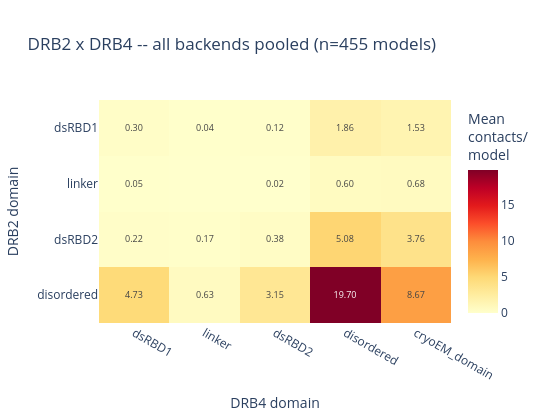

The notebook cell saved with this chart:
### Markdown cell above
## One heatmap per couple (all backends pooled)

### Code cell
n_models_total = df.groupby(["cluster", "fname"]).ngroups
ct_all = {}
for c in COUPLES:
    ct_all[c] = couple_heatmap(
        df, c, n_models_total,
        f"{RECEPTOR_NAME} x {LIGAND_CHAIN_NAMES[c]} -- all backends pooled (n={n_models_total} models)",
        f"drb2_{LIGAND_CHAIN_NAMES[c].lower()}_heatmap_pooled.html",
    )

### Figure 1 — Plotly figure (JSON) as saved in the notebook; plotly's stock layout.template omitted (floating-point values rounded to 4 significant figures)
{"data": [{"colorbar": {"title": {"text": "Mean<br>contacts/<br>model"}}, "colorscale": [[0.0, "rgb(255,255,204)"], [0.125, "rgb(255,237,160)"], [0.25, "rgb(254,217,118)"], [0.375, "rgb(254,178,76)"], [0.5, "rgb(253,141,60)"], [0.625, "rgb(252,78,42)"], [0.75, "rgb(227,26,28)"], [0.875, "rgb(189,0,38)"], [1.0, "rgb(128,0,38)"]], "hovertemplate": "DRB2 domain: %{y}<br>DRB4 domain: %{x}<br>%{z:.3f} contacts/model<extra></extra>", "text": [["0.30", "0.04", "0.12", "1.86", "1.53"], ["0.05", "", "0.02", "0.60", "0.68"], ["0.22", "0.17", "0.38", "5.08", "3.76"], ["4.73", "0.63", "3.15", "19.70", "8.67"]], "textfont": {"size": 9}, "texttemplate": "%{text}", "type": "heatmap", "x": ["dsRBD1", "linker", "dsRBD2", "disordered", "cryoEM_domain"], "y": ["dsRBD1", "linker", "dsRBD2", "disordered"], "z": [[0.2989, 0.03516, 0.1231, 1.857, 1.527], [0.05495, 0.0, 0.01758, 0.5956, 0.6791], [0.2154, 0.1714, 0.3846, 5.084, 3.758], [4.73, 0.633, 3.154, 19.7, 8.668]]}], "layout": {"height": 420, "title": {"text": "DRB2 x DRB4 -- all backends pooled (n=455 models)"}, "width": 550, "xaxis": {"title": {"text": "DRB4 domain"}}, "yaxis": {"autorange": "reversed", "title": {"text": "DRB2 domain"}}}}
